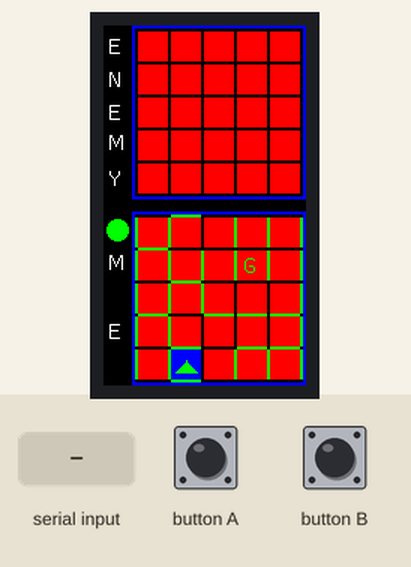
Simulated run of this sketch. Board: ESP32. On the bench: 135×240 colour display. The test bench sets the inputs (shaded band). Random numbers use the default seed unless the sketch sets one; nothing arrives over Bluetooth unless stated.

Above: at 1.0 s.
1.1 s: button A pressed for 0.15 s
At 2.1 s:
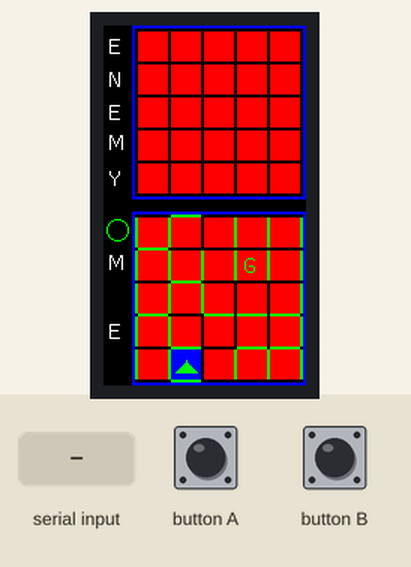
2.7 s: "90,45\n" received over the second serial link
At 4.2 s:
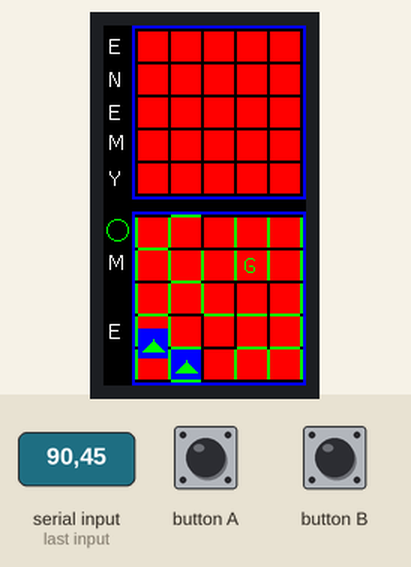
5.2 s: "30,150\n" received over the second serial link
At 7.3 s:
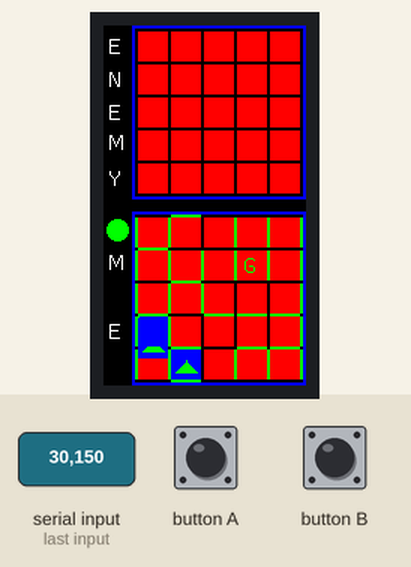
7.7 s: button B pressed for 0.15 s
At 8.3 s:
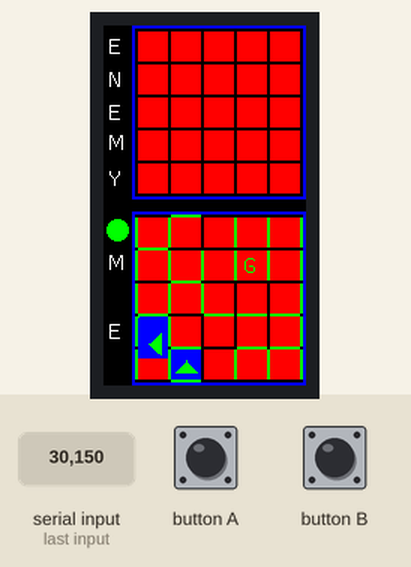
9.3 s: button B pressed for 1 s
At 10.7 s:
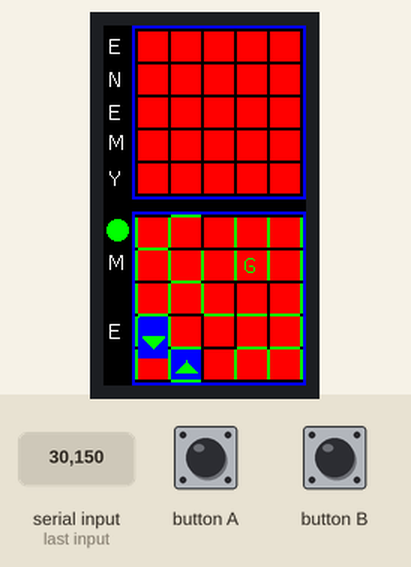
Timing chart, 0 to 12.3 s (numbered marks = the images above; inputs shaded):
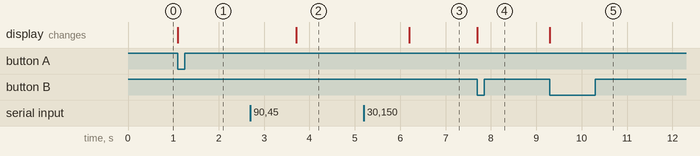

Measured:
- after the input at 1.1 s, the display: changes at once (image 1)
- after the input at 2.7 s, the display: changes after 1.0 s (image 2)
- after the input at 5.2 s, the display: changes after 1.0 s (image 3)
- after the input at 7.7 s, the display: changes at once (image 4)
- after the input at 9.3 s, the display: changes at once (image 5)

The sketch:

game_master.ino
```cpp
#include <M5StickCPlus.h>
#include <BluetoothSerial.h>

BluetoothSerial SerialBT;
String my_name = "Master";
String his_name = "Slave";

#define area_num 5
#define area_l 20
#define road_l 2
#define w 135
#define w1 19
#define w2 2
#define w3 112
#define w4 2
#define h 240
#define h1 2
#define h2 112
#define h3 2
#define h4 8
#define h5 2
#define h6 112
#define h7 2

uint16_t know_wall_color;
uint16_t know_area_color;
uint16_t unknown_wall_color;
uint16_t unknown_area_color;
uint16_t my_area_color;
uint16_t my_wall_color;
uint16_t title_str_color;
uint16_t frame_color;
uint16_t marker_color;
uint16_t finish_color;
uint16_t winner_color;
uint16_t loser_color;
uint16_t back_color;

void set_color(){
  know_wall_color = CYAN;
  know_area_color = BLUE;
  unknown_wall_color = BLACK;
  unknown_area_color = BLACK;
  my_area_color = RED;
  my_wall_color = GREEN;
  title_str_color = WHITE;
  frame_color = BLUE;
  marker_color = GREEN;
  finish_color = BLUE;
  winner_color = RED;
  loser_color = BLUE;
  back_color = BLACK;
}

int reaction;

/*
XXX_pose:{index_x, index_y, direction}
direction:
*/
int my_pose[3]    = {-1, -1, 0};
int enemy_pose[3] = {-1, -1, 0};

/*
XX_sg:{start_x, start_y, goal_x, goal_y}
*/
int my_sg[4]      = {-1, -1, -1, -1};
int enemy_sg[4]   = {-1, -1, -1, -1};
int add_y1 = 4, add_x1 = 4, add_x2 = 2;
int ver_wall_me[area_num][area_num + 1];
int hor_wall_me[area_num + 1][area_num];
int ver_wall_enemy[area_num][area_num + 1];
int hor_wall_enemy[area_num + 1][area_num];
int parity_map[area_num][area_num];
int my_area_map[area_num][area_num];
int enemy_area_map[area_num][area_num];

void initialize_wall() {
  for (int five_i = 0; five_i < area_num; five_i++) {
    for (int six_i = 0; six_i < area_num + 1; six_i++) {
      ver_wall_me[five_i][six_i] = 0;
      hor_wall_me[six_i][five_i] = 0;
      ver_wall_enemy[five_i][six_i] = 0;
      hor_wall_enemy[six_i][five_i] = 0;
      if (six_i!=5){
        my_area_map[six_i][five_i] = 0;
        enemy_area_map[six_i][five_i] = 0;
      }
    }
  }
}

void idx2px(int index_y, int index_x, bool true_me, int *left_py, int *left_px){
  *left_py += h1;
  *left_px += w1 + w2;
  if (true_me){*left_py += h2 + h3 + h4 + h5;}
  *left_py += index_y * (area_l + road_l);
  *left_px += index_x * (area_l + road_l);
}

void change_color(int left_py, int left_px, int height, int width, uint16_t color) {
  int new_px, new_py;
  for (int h_i = 0; h_i < height; h_i++) {
    for (int w_i = 0; w_i < width; w_i++) {
      new_px = left_px + w_i, new_py = left_py + h_i;
      M5.Lcd.drawPixel(new_px, new_py, color);
    }
  }
}

void draw_area(int index_y, int index_x, int true_me, bool time_attack) {
  int width, height;
  int left_py=0, left_px=0;
  uint16_t color;
  if (true_me==1){
    if (time_attack){my_area_map[index_y][index_x] = 1;}
    else            {my_area_map[index_y][index_x] = 0;}
    if      (my_area_map[index_y][index_x]==0){color = my_area_color;}
    else if (my_area_map[index_y][index_x]==1){color = know_area_color;}
    else if (my_area_map[index_y][index_x]==2){color = back_color;}
  }
  else if (true_me==0){
    if (time_attack){enemy_area_map[index_y][index_x] = 1;}
    else            {enemy_area_map[index_y][index_x] = 0;}
    if      (enemy_area_map[index_y][index_x]==0){color = my_area_color;}
    else if (enemy_area_map[index_y][index_x]==1){color = know_area_color;}
    else if (enemy_area_map[index_y][index_x]==2){color = back_color;}
  }
  else if (true_me==2){
    if      (parity_map[index_y][index_x]==0){color = my_area_color;}
    else if (parity_map[index_y][index_x]==1){color = know_area_color;}
    else if (parity_map[index_y][index_x]==2){color = know_area_color;}
    true_me = 0;
  }

  idx2px(index_y, index_x, true_me, &left_py, &left_px);
  left_py += road_l;
  left_px += road_l;

  change_color(left_py, left_px, area_l, area_l, color);
}

void draw_wall(int index_y, int index_x, bool true_me, bool true_hor, bool time_attack) {
  int width, height;
  int left_py=0, left_px=0;
  uint16_t color;
  bool flag;

  idx2px(index_y, index_x, true_me, &left_py, &left_px);
  if (true_hor) {
    width  = area_l, height = road_l;
    left_px += road_l;
    if (true_me&&hor_wall_me[index_y][index_x]==1){color = my_wall_color;}
    else{color = unknown_wall_color;}
  }
  else {
    width  = road_l, height = area_l;
    left_py += road_l;
    if (true_me&&ver_wall_me[index_y][index_x]==1){color = my_wall_color;}
    else{color = unknown_wall_color;}
  }

  if (time_attack){
    change_wall_val(true_me, index_y, index_x, 0, 2);
    color = know_wall_color;
  }
  change_color(left_py, left_px, height, width, color);
}

void draw_one_wall(int index_y, int index_x, int d, bool true_me, bool time_track){
  if (d == 0){draw_wall(index_y, index_x, true_me, true, time_track);}
  if (d == 1){draw_wall(index_y, index_x, true_me, false, time_track);}
  if (d == 2){draw_wall(index_y+1, index_x, true_me, true, time_track);}
  if (d == 3){draw_wall(index_y, index_x+1, true_me, false, time_track);}
}

void draw_char(int index_y, int index_x, bool true_me, String str) {
  uint16_t str_back_color;
  if (true_me){
    if(my_area_map[index_y][index_x]==0){str_back_color = my_area_color;}
    else{str_back_color = know_area_color;}
  }
  else{
    if(enemy_area_map[index_y][index_x]==0){str_back_color = my_area_color;}
    else{str_back_color = know_area_color;}
  }
  M5.Lcd.setTextColor(marker_color, str_back_color);

  int left_py=0, left_px=0;
  idx2px(index_y, index_x, true_me, &left_py, &left_px);
  left_py += road_l + 2;
  left_px += road_l + 5;

  M5.Lcd.drawString(str, left_px, left_py, 2);
}

void draw_triangle(int index_y, int index_x, int d, bool true_me) {
  int left_py=0, left_px=0;
  idx2px(index_y, index_x, true_me, &left_py, &left_px);
  left_py += road_l;
  left_px += road_l;

  int ax = left_px, bx = left_px, cx = left_px;
  int ay = left_py, by = left_py, cy = left_py;
  int A = 7, B = int(area_l / 2), C = 15, D = 3, E = area_l - D;
  if (d == 0) {
    ay += A, ax += B;
    by += C, bx += D;
    cy += C, cx += E;
  }
  else if (d == 1) {
    ay += B, ax += A;
    by += D, bx += C;
    cy += E, cx += C;
  }
  else if (d == 2) {
    ay += area_l - A, ax += B;
    by += area_l - C, bx += D;
    cy += area_l - C, cx += E;
  }
  else if (d == 3) {
    ay += B, ax += area_l - A;
    by += D, bx += area_l - C;
    cy += E, cx += area_l - C;
  }

  if (true_me){my_area_map[index_y][index_x] = 2;}
  else        {enemy_area_map[index_y][index_x] = 2;}
  draw_area(index_y, index_x, true_me, true);
  M5.Lcd.fillTriangle(ax, ay, bx, by, cx, cy, marker_color);
}

void set_area(int true_me) {
  for (int h_i = 0; h_i < area_num; h_i++) {
    for (int w_i = 0; w_i < area_num; w_i++) {draw_area(h_i, w_i, true_me, false);}
  }
}

void set_wall() {
  for (int five_i = 0; five_i < area_num; five_i++) {
    for (int six_i = 0; six_i < area_num + 1; six_i++) {
      draw_wall(six_i, five_i, true, true, false);
      draw_wall(five_i, six_i, true, false, false);
    }
  }
}

bool exist_wall(int now_y, int now_x, int d) {
  bool flag;
  if      (d == 0) {flag = (hor_wall_me[now_y][now_x] != 0);}
  else if (d == 1) {flag = (ver_wall_me[now_y][now_x] != 0);}
  else if (d == 2) {flag = (hor_wall_me[now_y + 1][now_x] != 0);}
  else if (d == 3) {flag = (ver_wall_me[now_y][now_x + 1] != 0);}
  return flag;
}

bool search_root(int now_y, int now_x) {
  parity_map[now_y][now_x] = 1;
  bool flag = false;
  if (now_y == my_sg[2] && now_x == my_sg[3]) {return true;}
  else {
    if (!exist_wall(now_y, now_x, 0) && parity_map[(now_y + area_num - 1) % area_num][now_x] == 0) {
      flag |= search_root((now_y - 1) % area_num, now_x);
    }
    if (!exist_wall(now_y, now_x, 1) && parity_map[now_y][(now_x + area_num - 1) % area_num] == 0) {
      flag |= search_root(now_y, (now_x - 1) % area_num);
    }
    if (!exist_wall(now_y, now_x, 2) && parity_map[(now_y + 1) % area_num][now_x] == 0) {
      flag |= search_root((now_y + 1) % area_num, now_x);
    }
    if (!exist_wall(now_y, now_x, 3) && parity_map[now_y][(now_x + 1) % area_num] == 0) {
      flag |= search_root(now_y, (now_x + 1) % area_num);
    }
    return flag;
  }
}

bool true_close() {
  for (int h_i = 0; h_i < area_num; h_i++) {
    for (int w_i = 0; w_i < area_num; w_i++) {parity_map[h_i][w_i] = 0;}
  }
  return search_root(my_sg[0], my_sg[1]);
}

void change_wall_val(bool true_me, int index_y, int index_x, int d, int val){
  if (true_me){
    if      (d==0){hor_wall_me[index_y][index_x]   = val;}
    else if (d==1){ver_wall_me[index_y][index_x]   = val;}
    else if (d==2){hor_wall_me[index_y+1][index_x] = val;}
    else if (d==3){ver_wall_me[index_y][index_x+1] = val;}

    if (index_y==0 && d==0){hor_wall_me[area_num][index_x]   = val;}
    if (index_y==area_num-1 && d==2){hor_wall_me[0][index_x] = val;}
    if (index_x==0 && d==1){ver_wall_me[index_y][area_num]   = val;}
    if (index_x==area_num-1 && d==3){ver_wall_me[index_y][0] = val;}
  }else{
    if      (d==0){hor_wall_enemy[index_y][index_x]   = val;}
    else if (d==1){ver_wall_enemy[index_y][index_x]   = val;}
    else if (d==2){hor_wall_enemy[index_y+1][index_x] = val;}
    else if (d==3){ver_wall_enemy[index_y][index_x+1] = val;}

    if (index_y==0 && d==0){hor_wall_enemy[area_num][index_x]   = val;}
    if (index_y==area_num-1 && d==2){hor_wall_enemy[0][index_x] = val;}
    if (index_x==0 && d==1){ver_wall_enemy[index_y][area_num]   = val;}
    if (index_x==area_num-1 && d==3){ver_wall_enemy[index_y][0] = val;}
  }
}

void gen_wall() {
  //random_generate_walls
  int num;
  for (int h_i = 0; h_i < area_num; h_i++) {
    for (int w_i = 0; w_i < area_num; w_i++) {
      num = random(1, 15);
      for (int d_i = 3; d_i >=0; d_i--) {
        if (num >= pow(2, d_i)) {
          num -= pow(2, d_i);
          //build_wall
          change_wall_val(true, h_i, w_i, d_i, 1);
        }
      }
    }
  }

  //stop_dead_in_one's_tracks
  int sum_flag = 0;
  bool flag = false;
  for (int h_i = 0; h_i < area_num; h_i++) {
    for (int w_i = 0; w_i < area_num; w_i++) {
      sum_flag = ver_wall_me[h_i][w_i + 1] + hor_wall_me[h_i + 1][w_i] + ver_wall_me[h_i][w_i] + hor_wall_me[h_i][w_i];
      if (sum_flag==4){flag = true;}
      if (flag){
        //broke_wall
        change_wall_val(true, h_i, w_i, random(0, 4), 0);
        change_wall_val(true, h_i, w_i, random(0, 4), 0);
        flag = false;
      }
    }
  }
}

void clear_wall(){
  for (int h_i = 0; h_i < area_num; h_i++) {
    for (int w_i = 0; w_i < area_num; w_i++) {
      //broke_wall
      for (int d_i = 3; d_i >=0; d_i--) {change_wall_val(true, h_i, w_i, d_i, 0);}
    }
  }
}

void get_sg(int *sg) {
  if (sg[0]!=-1){
    draw_area(sg[0], sg[1], true, false);
    draw_area(sg[2], sg[3], true, false);
  }

  int diff_y, diff_x;
  sg[0] = random(0, 5), sg[1] = random(0, 5);
  while (true) {
    sg[2] = random(0, 5), sg[3] = random(0, 5);
    diff_y = abs(sg[0] - sg[2]);
    diff_x = abs(sg[1] - sg[3]);
    if (min(diff_y, 5 - diff_y) + min(diff_x, 5 - diff_x) >= 4) {break;}
  }

  draw_area(sg[0], sg[1], true, true);
  draw_triangle(sg[0], sg[1], enemy_pose[2], true);
  draw_area(sg[2], sg[3], true, false);
  draw_char(sg[2], sg[3], true, "G");
}

void correct_wall() {
  while(true){
    get_sg(my_sg);
    gen_wall();
    if (true_close()){break;}
  }
  set_wall();

  while (true) {
    M5.update();
    if (M5.BtnA.wasPressed()) {break;}
    if (M5.Axp.GetBtnPress() == 2) {
      while(true){
        clear_wall();
        get_sg(my_sg);
        gen_wall();
        if (true_close()){break;}
      }
      set_wall();
    }
  }
  draw_marker(0);
}

void draw_marker(int state){
  int left_py=0, left_px=0, radius=int(w1 / 2);
  idx2px(0, 0, true, &left_py, &left_px);
  left_px = int(w1 / 2);
  left_py += int(area_l / 2);
  M5.Lcd.fillCircle(left_px, left_py, radius-2, BLACK);
  if      (state==0){M5.Lcd.drawCircle(left_px, left_py, radius-2, marker_color);}
  else if (state==1){M5.Lcd.fillCircle(left_px, left_py, radius-2, marker_color);}
  else{
    M5.Lcd.drawCircle(left_px, left_py, radius-2, marker_color);
    M5.Lcd.setTextDatum(4);
    if (state==2){
      M5.Lcd.setTextColor(winner_color, BLACK);
      M5.Lcd.drawString("W", left_px, left_py, 1);}
    if (state==3){
      M5.Lcd.setTextColor(loser_color, BLACK);
      M5.Lcd.drawString("L", left_px, left_py, 1);}
    M5.Lcd.setTextDatum(0);
  }
}

void draw_String(String str, int index_y, int index_x, int add_py, int add_px, bool true_me){
  int left_py=0, left_px=0;
  idx2px(index_y, index_x, true_me, &left_py, &left_px);
  left_px = 0;
  M5.Lcd.drawString(str, left_px+add_px, left_py+add_py, 2);
}

void draw_initialize() {
  M5.Lcd.setTextColor(title_str_color, back_color);
  draw_String("E", 0, 0, add_x1, add_y1, false);
  draw_String("N", 1, 0, add_x1, add_y1, false);
  draw_String("E", 2, 0, add_x1, add_y1, false);
  draw_String("M", 3, 0, add_x2, add_y1, false);
  draw_String("Y", 4, 0, add_x1, add_y1, false);
  draw_marker(1);
  draw_String("M", 1, 0, add_x2, add_y1, true);
  draw_String("E", 3, 0, add_x1, add_y1, true);

  change_color(road_l, w1,   h2, road_l,   frame_color);
  change_color(road_l, w - w4, h2, road_l,   frame_color);
  change_color(0, w1,   road_l, h2 + 2 * road_l, frame_color);
  set_area(false);
  change_color(h1 + h2, w1, road_l, h2 + 2 * road_l, frame_color);

  change_color(h1 + h2 + h3 + h4 + road_l, w1,   h2, road_l,   frame_color);
  change_color(h1 + h2 + h3 + h4 + road_l, w - w4, h2, road_l,   frame_color);
  change_color(h1 + h2 + h3 + h4, w1,   road_l, h2 + 2 * road_l, frame_color);
  set_area(true);
  change_color(h1 + h2 + h3 + h4 + h5 + h6, w1, road_l, h2 + 2 * road_l, frame_color);
}

String set_string(int *int_list){
  String send_str = "";
  for (int i=0;i<sizeof(int_list);i++){send_str += String(int_list[i]);}
  send_str += '\r';
  return send_str;
}

void recive_int_data(int *int_list, String rec_d, int len_num){
  String send_str = "";
  for (int i=0;i<len_num;i++){int_list[i] = rec_d.charAt(i) - '0';}
}

void walk(int *pose){
 int now_y = pose[0], now_x = pose[1];
  if      (pose[2] == 0){pose[0] = (now_y + area_num - 1)%area_num;}
  else if (pose[2] == 1){pose[1] = (now_x + area_num - 1)%area_num;}
  else if (pose[2] == 2){pose[0] = (now_y + 1)%area_num;}
  else if (pose[2] == 3){pose[1] = (now_x + 1)%area_num;}
}

void my_tern(){
  draw_marker(1);
  bool my_tern = false;
  int now_d;
  while (true){
    M5.update();

    //change_direction
    if (M5.BtnB.wasPressed()){
      now_d = my_pose[2] + 1;
      my_pose[2] = now_d%4;
      draw_triangle(my_pose[0], my_pose[1], my_pose[2], my_tern);
    }

    //determination_of_direction
    if (M5.BtnA.wasPressed()){
      SerialBT.print(set_string(my_pose));

      while(true){
        if (SerialBT.available()){
          recive_int_data(&reaction, SerialBT.readStringUntil('\r'), 1);
          break;
        }
      }

      if (reaction == 0){draw_one_wall(my_pose[0], my_pose[1], my_pose[2], my_tern, true);}
      else{
        draw_area(my_pose[0], my_pose[1], my_tern, true);
        walk(my_pose);
        draw_triangle(my_pose[0], my_pose[1], my_pose[2], my_tern);
        if (reaction == 2){draw_marker(2);}
      }
      break;
    }
  }
}

void enemy_tern(){
  draw_marker(0);

  //waiting_enemy
  bool enemy_tern = true;
  while(true){
    if (SerialBT.available()){
      recive_int_data(enemy_pose, SerialBT.readStringUntil('\r'), 3);
      break;
    }
  }

  //Judgment_of_wall_exist
  if (exist_wall(enemy_pose[0], enemy_pose[1], enemy_pose[2])) {
    draw_one_wall(enemy_pose[0], enemy_pose[1], enemy_pose[2], enemy_tern, true);
    draw_triangle(enemy_pose[0], enemy_pose[1], enemy_pose[2], enemy_tern);
    SerialBT.print("0");
  }
  else{
    draw_area(enemy_pose[0], enemy_pose[1], enemy_tern, true);
    walk(enemy_pose);
    draw_triangle(enemy_pose[0], enemy_pose[1], enemy_pose[2], enemy_tern);
    if (enemy_pose[0]==my_sg[2]){
        if (enemy_pose[1]==my_sg[3]){
          draw_marker(3);
          SerialBT.print("2");
        }
        else{SerialBT.print("1");}
    }
    else{SerialBT.print("1");}
  }
}

void setup() {
  M5.begin();
  set_color();
  initialize_wall();
  draw_initialize();
  correct_wall();
  enemy_pose[0] = my_sg[0], enemy_pose[1] = my_sg[1];

  SerialBT.begin(my_name, true);
  int connected = 0;
  while (true){
    connected = SerialBT.connect(his_name);
    if (connected != 0){
      SerialBT.print(set_string(my_sg));
      while(true){
        if (SerialBT.available()){
          recive_int_data(enemy_sg, SerialBT.readStringUntil('\r'), 4);
          break;
        }
      }
      break;
    }
  }

  draw_char(enemy_sg[2], enemy_sg[3], false, "G");
  my_pose[0] = enemy_sg[0], my_pose[1] = enemy_sg[1];
  draw_triangle(my_pose[0], my_pose[1], my_pose[2], false);
}

void loop() {
  enemy_tern();
  my_tern();
}
```
